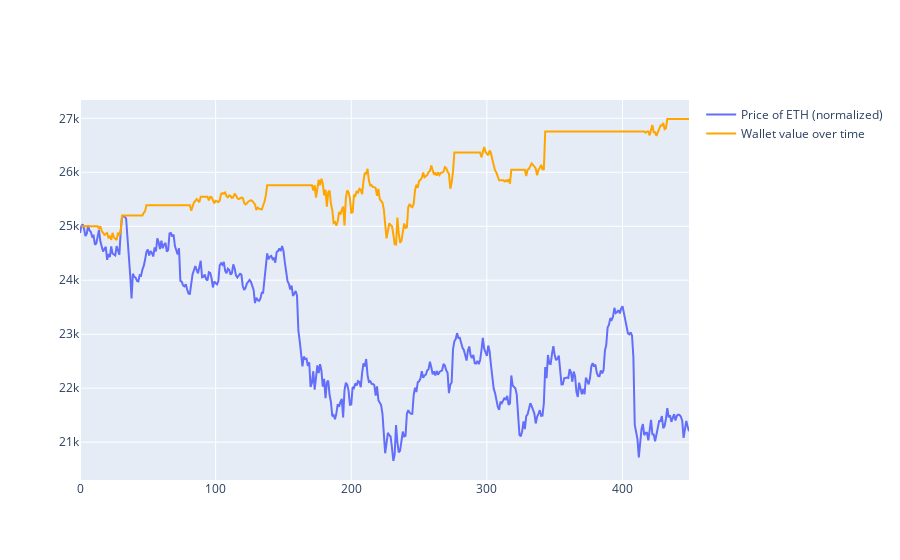

Notebook code cell kept with this figure:
### Code cell
fig = go.Figure()
fig = make_subplots()

for a in signals.asset.unique():
    priceAt0 = signals[(signals.timestamp == 1) & ((signals.asset == a))].price.values[0]
    z = valueAt0 / priceAt0
    filteredSignals = signals[signals["asset"] == a]
    
    fig.add_trace(
        go.Scatter(
            x=filteredSignals["timestamp"],
            y=filteredSignals["price"] * z, mode = "lines",
            name = "Price of " + a + " (normalized)"
            
    ))
fig.add_trace(
    go.Scatter(
        x=value["timestamp"],
        y=value["value"], mode = "lines",
        name = "Wallet value over time",
        marker = dict(color = "orange")
    ), secondary_y = False)

fig.show()

### Figure 1 — Plotly figure (JSON) as saved in the notebook; plotly's stock layout.template omitted (floating-point values rounded to 4 significant figures; data arrays with more than 128 entries replaced by an {"elided": "..."} marker saying what was removed)
{"data": [{"mode": "lines", "name": "Price of ETH (normalized)", "type": "scatter", "x": {"elided": "450 int values"}, "y": {"elided": "450 float values"}}, {"marker": {"color": "orange"}, "mode": "lines", "name": "Wallet value over time", "type": "scatter", "x": {"elided": "449 int values"}, "xaxis": "x", "y": {"elided": "449 float values"}, "yaxis": "y"}], "layout": {"xaxis": {"anchor": "y", "domain": [0, 1]}, "yaxis": {"anchor": "x", "domain": [0, 1]}}}
